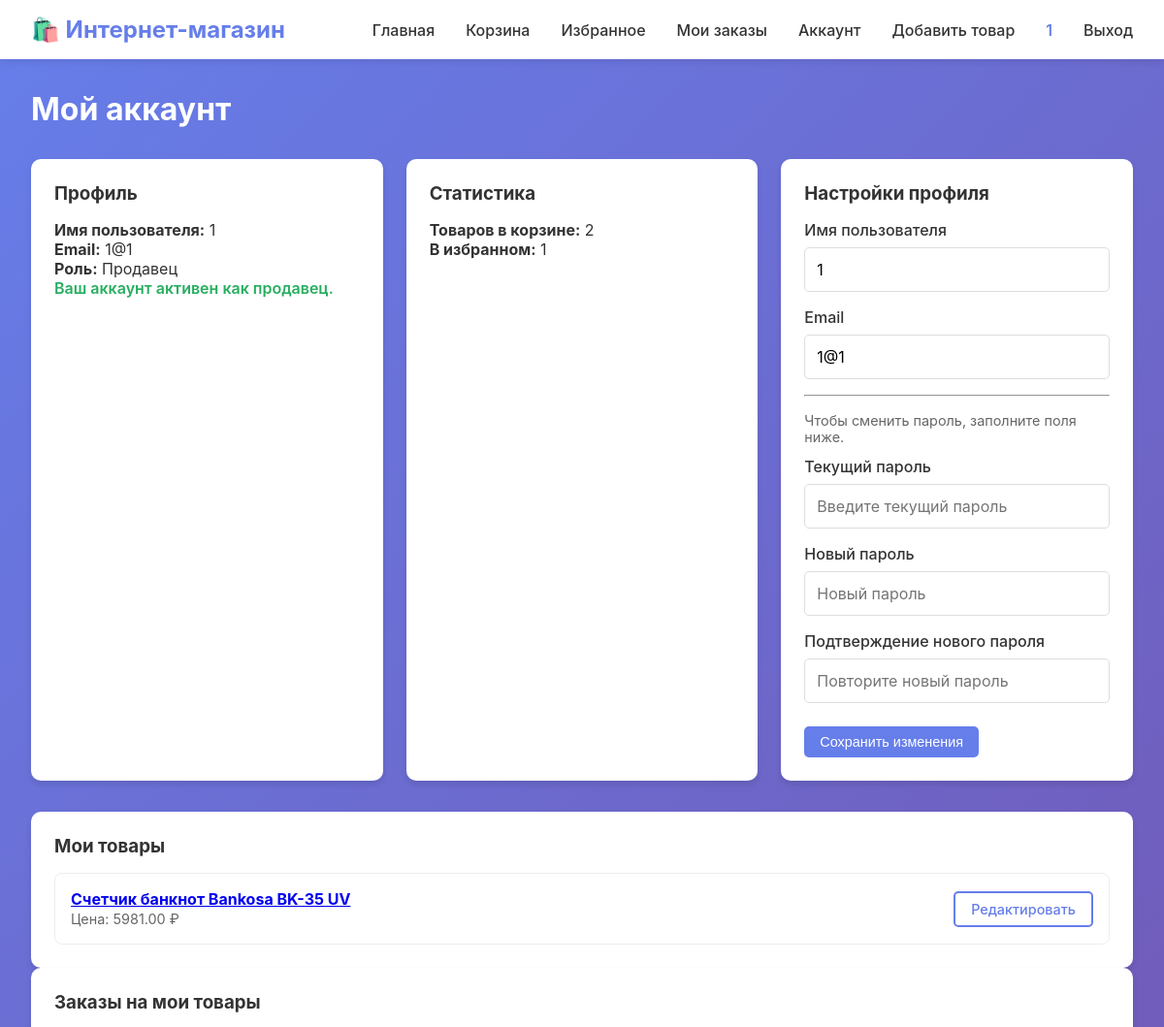
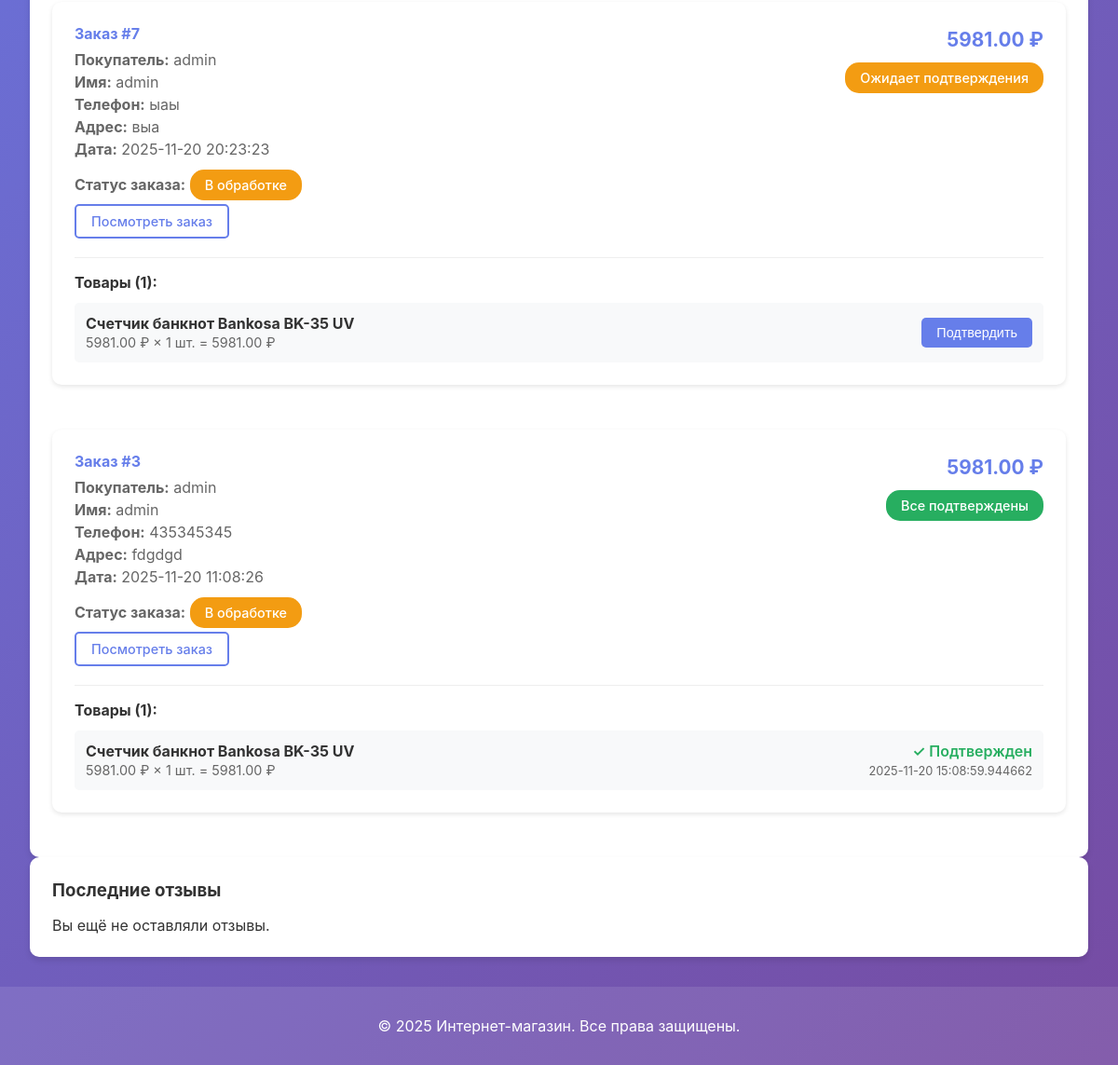
/account (signed in), run on the app's committed database (2 pictures, top to bottom).
### tables this page shows
CREATE TABLE users
                 (id INTEGER PRIMARY KEY AUTOINCREMENT,
                  username TEXT UNIQUE NOT NULL,
                  email TEXT UNIQUE NOT NULL,
                  password TEXT NOT NULL, role TEXT NOT NULL DEFAULT 'buyer', seller_request_status TEXT NOT NULL DEFAULT 'none');

CREATE TABLE products
                 (id INTEGER PRIMARY KEY AUTOINCREMENT,
                  name TEXT NOT NULL,
                  description TEXT,
                  price REAL NOT NULL,
                  image TEXT,
                  category TEXT,
                  stock INTEGER DEFAULT 0,
                  created_by_user_id INTEGER, specifications TEXT, is_approved INTEGER DEFAULT 0,
                  FOREIGN KEY (created_by_user_id) REFERENCES users(id));

CREATE TABLE orders
                 (id INTEGER PRIMARY KEY AUTOINCREMENT,
                  user_id INTEGER NOT NULL,
                  total_amount REAL NOT NULL,
                  customer_name TEXT NOT NULL,
                  customer_phone TEXT NOT NULL,
                  delivery_address TEXT NOT NULL,
                  comment TEXT,
                  payment_status TEXT NOT NULL DEFAULT 'pending',
                  payment_reference TEXT,
                  status TEXT DEFAULT 'pending',
                  cancelled_at TIMESTAMP,
                  cancelled_by INTEGER,
                  created_at TIMESTAMP DEFAULT CURRENT_TIMESTAMP,
                  FOREIGN KEY (user_id) REFERENCES users(id));

CREATE TABLE order_items
                 (id INTEGER PRIMARY KEY AUTOINCREMENT,
                  order_id INTEGER NOT NULL,
                  product_id INTEGER NOT NULL,
                  product_name TEXT NOT NULL,
                  price REAL NOT NULL,
                  quantity INTEGER NOT NULL,
                  seller_id INTEGER,
                  seller_confirmed INTEGER DEFAULT 0,
                  confirmed_at TIMESTAMP,
                  FOREIGN KEY (order_id) REFERENCES orders(id),
                  FOREIGN KEY (product_id) REFERENCES products(id));

### app.py (the view)
@app.route('/account')
@login_required
def account():
    conn = get_db()
    user = conn.execute('SELECT username, email, role, seller_request_status FROM users WHERE id = ?', (session['user_id'],)).fetchone()
    if user and session.get('role') != user['role']:
        session['role'] = user['role']
    cart_count_row = conn.execute(
        'SELECT COALESCE(SUM(quantity), 0) as total FROM cart WHERE user_id = ?',
        (session['user_id'],)
    ).fetchone()
    favorites_count_row = conn.execute(
        'SELECT COUNT(*) as total FROM favorites WHERE user_id = ?',
        (session['user_id'],)
    ).fetchone()
    reviews = conn.execute(
        '''SELECT r.rating, r.comment, r.created_at, p.name
           FROM reviews r
           JOIN products p ON r.product_id = p.id
           WHERE r.user_id = ?
           ORDER BY r.created_at DESC
           LIMIT 5''',
        (session['user_id'],)
    ).fetchall()
    seller_products = []
    seller_orders = []
    if user['role'] in ('seller', 'admin'):
        seller_products = conn.execute(
            'SELECT id, name, price FROM products WHERE created_by_user_id = ? ORDER BY id DESC',
            (session['user_id'],)
        ).fetchall()
        order_ids = conn.execute('''
            SELECT DISTINCT o.id
            FROM orders o
            JOIN order_items oi ON o.id = oi.order_id
            WHERE oi.seller_id = ? AND o.user_id != ?
            ORDER BY o.created_at DESC
        ''', (session['user_id'], session['user_id'])).fetchall()
        seller_orders = []
        for row in order_ids:
            order_id = row['id']
            order = conn.execute('''
                SELECT o.id, o.user_id, o.total_amount, o.customer_name, o.customer_phone,
                       o.delivery_address, o.status, o.created_at, u.username as buyer_username
                FROM orders o
                JOIN users u ON o.user_id = u.id
                WHERE o.id = ?
            ''', (order_id,)).fetchone()
            if order:
                if order['status'] == 'cancelled':
                    continue
                order_items = conn.execute('''
                    SELECT oi.id, oi.product_id, oi.product_name, oi.price, oi.quantity,
                           oi.seller_confirmed, oi.confirmed_at
                    FROM order_items oi
                    WHERE oi.order_id = ? AND oi.seller_id = ?
                ''', (order_id, session['user_id'])).fetchall()
                order_dict = dict(order)
                order_dict['items'] = [dict(item) for item in order_items] if order_items else []
                order_dict['all_confirmed'] = all(item['seller_confirmed'] for item in order_items) if order_items else False
                order_dict['status_label'] = ORDER_STATUS_LABELS.get(order['status'], order['status'])
                seller_orders.append(order_dict)
    conn.close()
    cart_count = cart_count_row['total'] if cart_count_row else 0
    favorites_count = favorites_count_row['total'] if favorites_count_row else 0
    return render_template(
        'account.html',
        user=user,
        cart_count=cart_count,
        favorites_count=favorites_count,
        reviews=reviews,
        seller_status=user['seller_request_status'],
        user_role=user['role'],
        seller_products=seller_products,
        seller_orders=seller_orders
    )

### templates/account.html (shortened to what this page needs)
{% extends "base.html" %}
{% block content %}
<div class="container">
    <h2>Мой аккаунт</h2>
    <div class="account-grid">
        <div class="account-card">
            <h3>Профиль</h3>
            <p><strong>Имя пользователя:</strong> {{ user.username }}</p>
            <p><strong>Email:</strong> {{ user.email }}</p>
            <p><strong>Роль:</strong>
                {% if user_role == 'admin' %}
                    Администратор
                {% elif user_role == 'seller' %}
                    Продавец
                {% else %}
                    Покупатель
                {% endif %}
            </p>
            {% if user_role == 'buyer' %}
                {% if seller_status == 'pending' %}
                    <p class="text-muted">Заявка на статус продавца находится на рассмотрении.</p>
                {% else %}
                    <form method="POST" action="{{ url_for('request_seller_status') }}">
                        <button type="submit" class="btn btn-primary btn-small">Стать продавцом</button>
                    </form>
                {% endif %}
            {% elif user_role == 'seller' %}
                <p class="text-success">Ваш аккаунт активен как продавец.</p>
            {% elif user_role == 'admin' %}
                <p class="text-success">Вы управляете магазином как администратор.</p>
            {% endif %}
        </div>
        <div class="account-card">
            <h3>Статистика</h3>
            <p><strong>Товаров в корзине:</strong> {{ cart_count }}</p>
            <p><strong>В избранном:</strong> {{ favorites_count }}</p>
        </div>
        <div class="account-card">
            <h3>Настройки профиля</h3>
            <form method="POST" action="{{ url_for('update_account_settings') }}" class="account-settings-form">
                <div class="form-group">
                    <label for="account-username">Имя пользователя</label>
                    <input type="text" id="account-username" name="username" class="form-control" value="{{ user.username }}" required>
                </div>
                <div class="form-group">
                    <label for="account-email">Email</label>
                    <input type="email" id="account-email" name="email" class="form-control" value="{{ user.email }}" required>
                </div>
                <hr style="margin: 1rem 0;">
                <p class="text-muted" style="margin-bottom: 0.75rem;">Чтобы сменить пароль, заполните поля ниже.</p>
                <div class="form-group">
                    <label for="account-current-password">Текущий пароль</label>
                    <input type="password" id="account-current-password" name="current_password" class="form-control" placeholder="Введите текущий пароль">
                </div>
                <div class="form-group">
                    <label for="account-new-password">Новый пароль</label>
                    <input type="password" id="account-new-password" name="new_password" class="form-control" placeholder="Новый пароль">
                </div>
                <div class="form-group">
                    <label for="account-confirm-password">Подтверждение нового пароля</label>
                    <input type="password" id="account-confirm-password" name="confirm_password" class="form-control" placeholder="Повторите новый пароль">
                </div>
                <button type="submit" class="btn btn-primary btn-small" style="margin-top: 0.5rem;">Сохранить изменения</button>
            </form>
        </div>
    </div>
    {% if user_role in ['seller', 'admin'] and seller_products %}
    <div class="account-card">
        <h3>Мои товары</h3>
        <div class="table-list">
            {% for product in seller_products %}
                <div class="table-row">
                    <div>
                        <strong><a href="{{ url_for('product', product_id=product.id) }}">{{ product.name }}</a></strong><br>
                        <span class="text-muted">Цена: {{ "%.2f"|format(product.price) }} ₽</span>
                    </div>
                    <div class="table-actions">
                        <a href="{{ url_for('edit_product', product_id=product.id) }}" class="btn btn-outline btn-small">Редактировать</a>
                    </div>
                </div>
            {% endfor %}
        </div>
    </div>
    {% endif %}
    {% if user_role in ['seller', 'admin'] and seller_orders %}
    <div class="account-card">
        <h3>Заказы на мои товары</h3>
        <div class="orders-list">
            {% for order in seller_orders %}
                <div class="order-card">
                    <div class="order-header">
                        <div class="order-info">
                            <h4>Заказ #{{ order.id }}</h4>
                            <p class="order-detail"><strong>Покупатель:</strong> {{ order.buyer_username }}</p>
                            <p class="order-detail"><strong>Имя:</strong> {{ order.customer_name }}</p>
                            <p class="order-detail"><strong>Телефон:</strong> {{ order.customer_phone }}</p>
                            <p class="order-detail"><strong>Адрес:</strong> {{ order.delivery_address }}</p>
                            <p class="order-detail"><strong>Дата:</strong> {{ order.created_at }}</p>
                            <p class="order-detail"><strong>Статус заказа:</strong>
                                <span class="badge badge-{{ order.status }}">
                                    {{ order.status_label or order.status }}
                                </span>
                            </p>
                            <p class="order-detail">
                                <a href="{{ url_for('seller_order_details', order_id=order.id) }}" class="btn btn-outline btn-small">Посмотреть заказ</a>
                            </p>
                        </div>
                        <div class="order-summary">
                            <p class="order-total">{{ "%.2f"|format(order.total_amount) }} ₽</p>
                            <span class="badge {% if order.all_confirmed %}badge-success{% else %}badge-warning{% endif %}">
                                {% if order.all_confirmed %}Все подтверждены{% else %}Ожидает подтверждения{% endif %}
                            </span>
                        </div>
                    </div>
                    <div class="order-items-section">
                        <h5>Товары ({{ order['items']|length }}):</h5>
                        {% for item in order['items'] %}
                            <div class="order-item">
                                <div class="order-item-info">
                                    <div>
                                        <strong>{{ item.product_name }}</strong><br>
                                        <span class="order-item-details">
                                            {{ "%.2f"|format(item.price) }} ₽ × {{ item.quantity }} шт. = {{ "%.2f"|format(item.price * item.quantity) }} ₽
                                        </span>
                                    </div>
                                </div>
                                <div class="order-item-status">
                                    {% if item.seller_confirmed %}
                                        <span class="text-success">✓ Подтвержден</span>
                                        {% if item.confirmed_at %}
                                            <br><span class="text-muted" style="font-size: 0.8rem;">{{ item.confirmed_at }}</span>
                                        {% endif %}
                                    {% else %}
                                        <form method="POST" action="{{ url_for('confirm_order_item', order_id=order.id, order_item_id=item.id) }}" class="inline-form">
                                            <button type="submit" class="btn btn-primary btn-small">Подтвердить</button>
                                        </form>
                                    {% endif %}
                                </div>
                            </div>
                        {% endfor %}
                    </div>
                </div>
            {% endfor %}
        </div>
    </div>
    {% elif user_role in ['seller', 'admin'] %}
    <div class="account-card">
        <h3>Заказы на мои товары</h3>
        <p class="text-muted">Пока нет заказов на ваши товары</p>
    </div>
    {% endif %}
    <div class="account-card">
        <h3>Последние отзывы</h3>
        {% if reviews %}
            <div class="reviews-list">
                {% for review in reviews %}
                    <div class="review-item">
                        <div class="review-header">
                            <div>
                                <strong>{{ review.name }}</strong>
                                <span class="review-rating">
                                    {% for i in range(review.rating) %}⭐{% endfor %}
                                </span>
                            </div>
                            <span class="review-date">{{ review.created_at }}</span>
                        </div>
                        {% if review.comment %}
                            <p class="review-comment">{{ review.comment }}</p>
                        {% endif %}
                    </div>
                {% endfor %}
            </div>
        {% else %}
            <p>Вы ещё не оставляли отзывы.</p>
        {% endif %}
    </div>
</div>
{% endblock %}

### data on the page
users: username "1", email "1@1"
products: name "Счетчик банкнот Bankosa BK-35 UV", price "5981.00"
orders: id "7", buyer_username "admin", customer_name "admin", customer_phone "ыаы", delivery_address "выа", created_at "2025-11-20 20:23:23", status_label "В обработке", total_amount "5981.00", shows "Ожидает подтверждения", items|length "1"
order_items: product_name "Счетчик банкнот Bankosa BK-35 UV", price "5981.00", quantity "1", item.price*item.quantity "5981.00"
orders: id "3", buyer_username "admin", customer_name "admin", customer_phone "435345345", delivery_address "fdgdgd", created_at "2025-11-20 11:08:26", status_label "В обработке", total_amount "5981.00", shows "Все подтверждены", items|length "1"
order_items: product_name "Счетчик банкнот Bankosa BK-35 UV", price "5981.00", quantity "1", item.price*item.quantity "5981.00", confirmed_at "2025-11-20 15:08:59.944662"

### other printed values
{{ session.username }} "1"
{{ cart_count }} "2"
{{ favorites_count }} "1"
